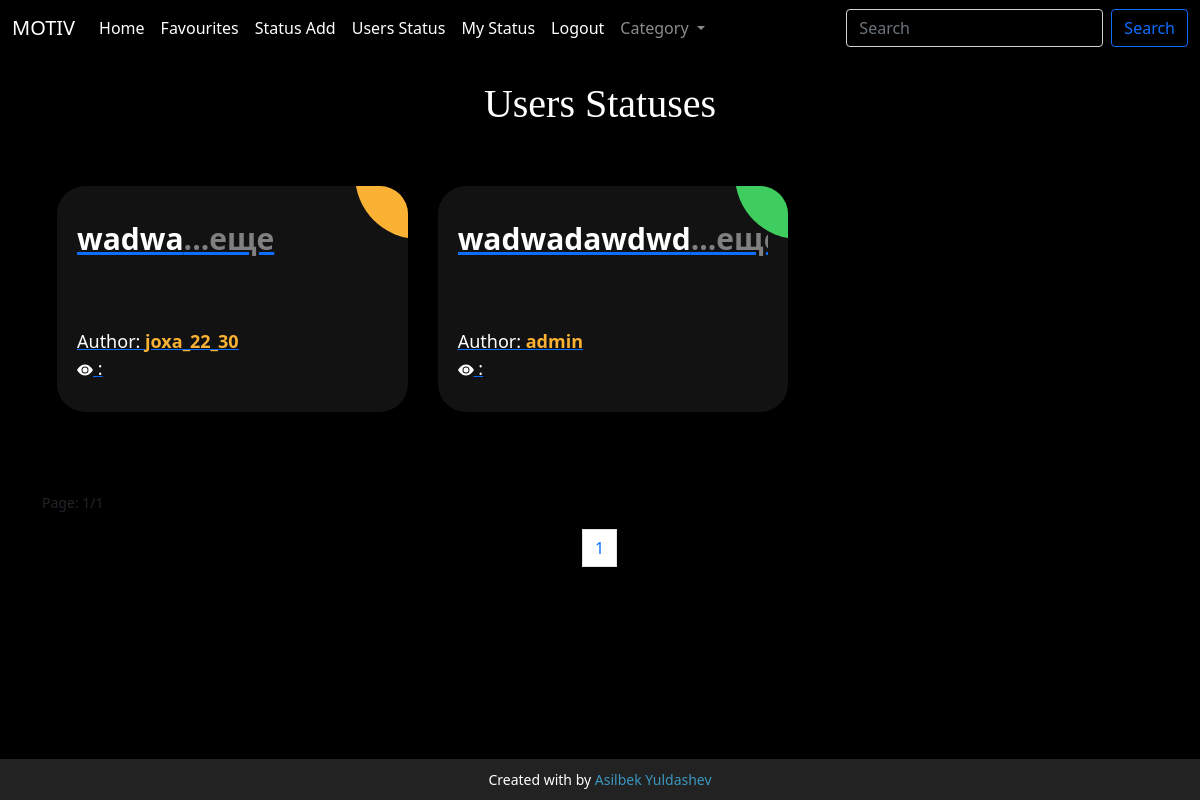
The app's page /users_status/, older data.
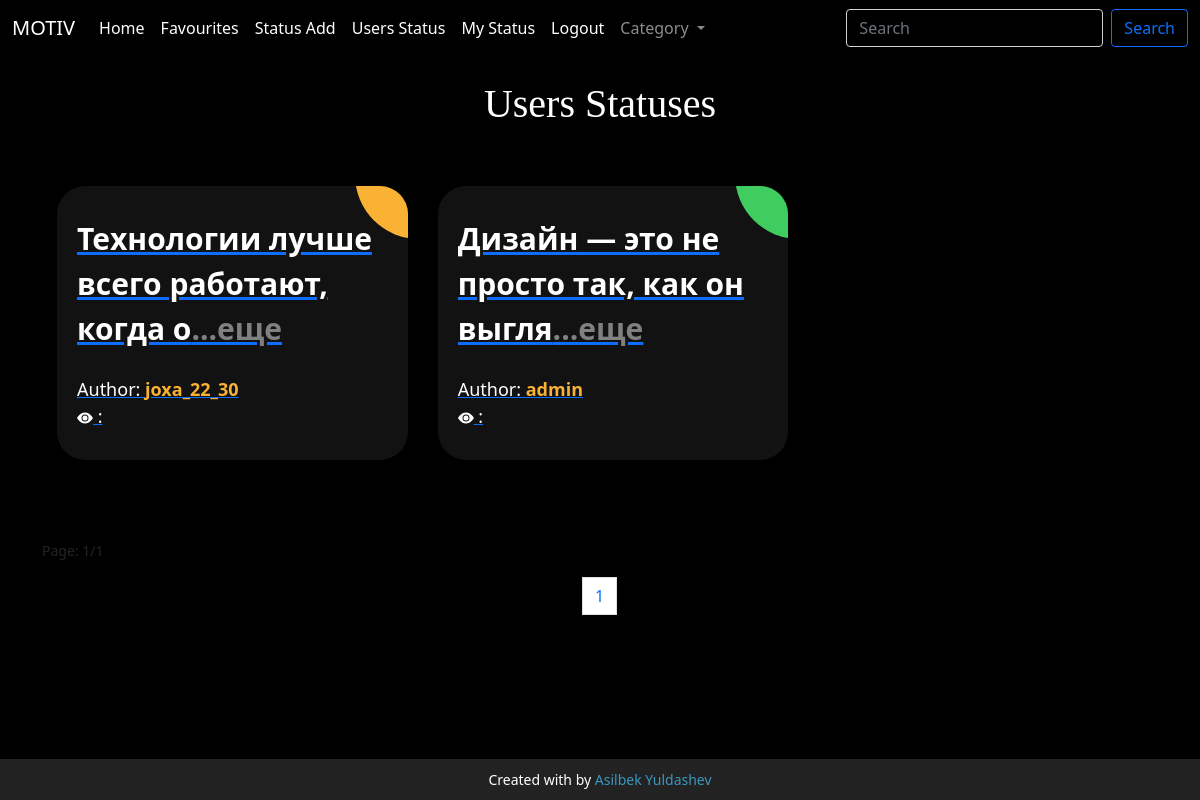
The same page, newer data.
### main/models.py (models this page shows, shortened)
class StatusUser(models.Model):
    text = models.TextField()
    author = models.ForeignKey(User, on_delete=models.CASCADE)

class User(AbstractUser):
    img = models.ImageField(upload_to="images/")
    count = models.BooleanField(default=True)

### main/views.py (the view)
# urls.py: path('users_status/',users_status,name='users_status'),
def users_status(request):
    users = StatusUser.objects.all()
    page = Paginator(users, 3)
    page_list = request.GET.get('page')
    page = page.get_page(page_list)
    category = Category.objects.all()
    ctx = {
        'page':page,
        'category':category
    }
    return render(request,'users_status.html',ctx)

### template/users_status.html (shortened to what the changed rows need)
{% load static %}
{% load hitcount_tags %}
<!doctype html>
<html lang="en">
<head>
    <link href="https://cdn.jsdelivr.net/npm/bootstrap@5.1.0/dist/css/bootstrap.min.css" rel="stylesheet"
>
    <link rel="stylesheet" href="{% static 'salom.css' %}">
</head>
<body>
<h1 class="text-center text-white mt-4" style="font-family: cursive">Users Statuses</h1>
<link rel="stylesheet" href="https://use.fontawesome.com/releases/v5.7.0/css/all.css"
>
<div style="" class="container">
    {% if search %}
    <div class="ag-format-container">
        <div class="ag-courses_box">
            {% for i in status %}
            <div class="ag-courses_item">
                <a href="{% url 'users_status_get' i.id %}" class="ag-courses-item_link">
                    <div class="ag-courses-item_bg">
                    </div>
                    <div class="ag-courses-item_title">
                        <span>{{ i.text|slice:40 }}<span style="color: gray">...еще</span></span>
                    </div>
                    <div class="ag-courses-item_date-box">
                        Author:
                        <span class="ag-courses-item_date">
              {{ i.author }} </span>
                        <br>
                        <svg xmlns="http://www.w3.org/2000/svg" width="16" height="16" fill="currentColor"
                             class="bi bi-eye-fill" viewBox="0 0 16 16">
                            <path d="M10.5 8a2.5 2.5 0 1 1-5 0 2.5 2.5 0 0 1 5 0"/>
                            <path d="M0 8s3-5.5 8-5.5S16 8 16 8s-3 5.5-8 5.5S0 8 0 8m8 3.5a3.5 3.5 0 1 0 0-7 3.5 3.5 0 0 0 0 7"/>
                        </svg>
                        : {% get_hit_count for i %}
                    </div>
            </div>
            </a>
        </div>
    </div>
    {% endfor %}
    {% else %}
    <div class="ag-format-container">
        <div class="ag-courses_box">
            {% for i in page.object_list %}
            <div class="ag-courses_item">
                <a href="{% url 'users_status_get' i.id %}" class="ag-courses-item_link">
                    <div class="ag-courses-item_bg"></div>
                    <div id="textbox" class="ag-courses-item_title">
                        <span>{{ i.text|slice:40 }}<span style="color: gray">...еще</span></span>
                    </div>
                    <div class="ag-courses-item_date-box">
                        Author:
                        <span class="ag-courses-item_date">
              {{ i.author }} </span> <br>
                        <svg xmlns="http://www.w3.org/2000/svg" width="16" height="16" fill="currentColor"
                             class="bi bi-eye-fill" viewBox="0 0 16 16">
                            <path d="M10.5 8a2.5 2.5 0 1 1-5 0 2.5 2.5 0 0 1 5 0"/>
                            <path d="M0 8s3-5.5 8-5.5S16 8 16 8s-3 5.5-8 5.5S0 8 0 8m8 3.5a3.5 3.5 0 1 0 0-7 3.5 3.5 0 0 0 0 7"/>
                        </svg>
                        : {% get_hit_count for i %}
                    </div>
                </a>
            </div>
            {% endfor %}
        </div>
    </div>
    {% endif %}
    <nav aria-label="Page navigation example">
        <ul class="pagination justify-content-center">
            {% for num_page in page.paginator.page_range %}
            {% if page.number == num_page %}
            <li class="page-item"><a class="page-link" href="#">{{ num_page }}</a></li>
            {% endif %}<br/>{% endfor %}
        </ul>
    </nav>
</div>
</body>
</html>

Row changes from the older to the newer data that the page shows:
removed StatusUser: text "wadwadawdwd", author "admin"
changed StatusUser "joxa_22_30": text "wadwa" → "Технологии лучше всего работают, когда о"
added StatusUser: text "Дизайн — это не просто так, как он выгля", author "admin"
